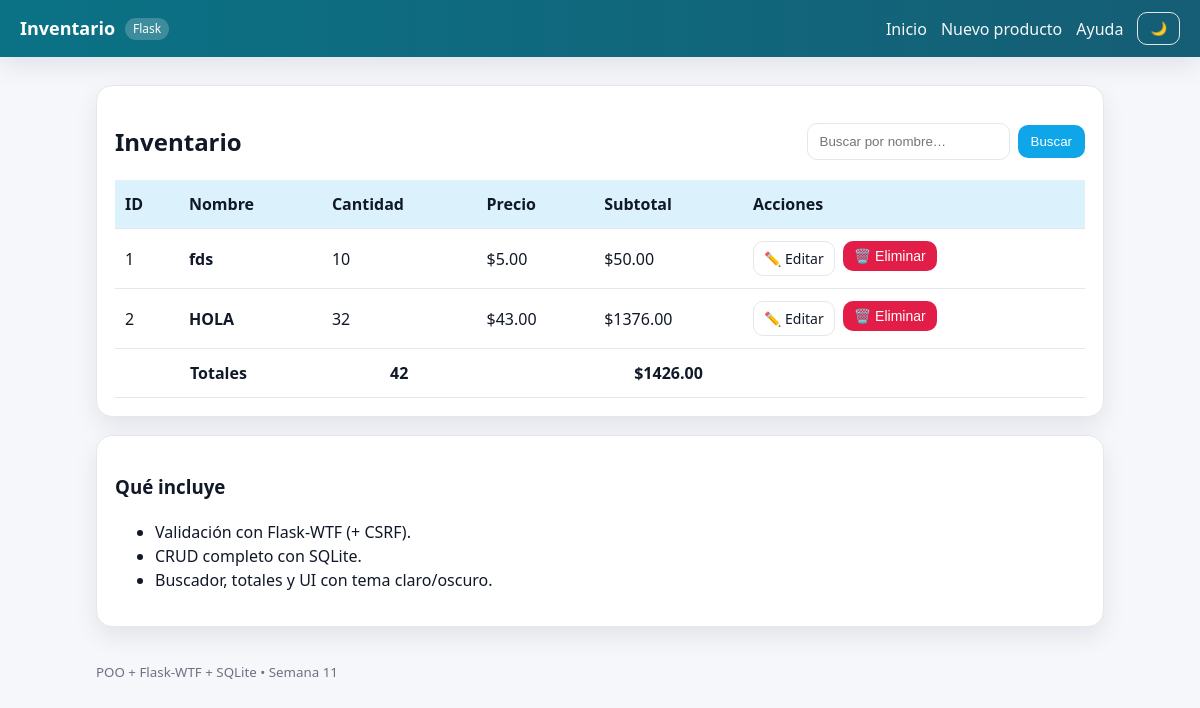
Before: / with the older database file.
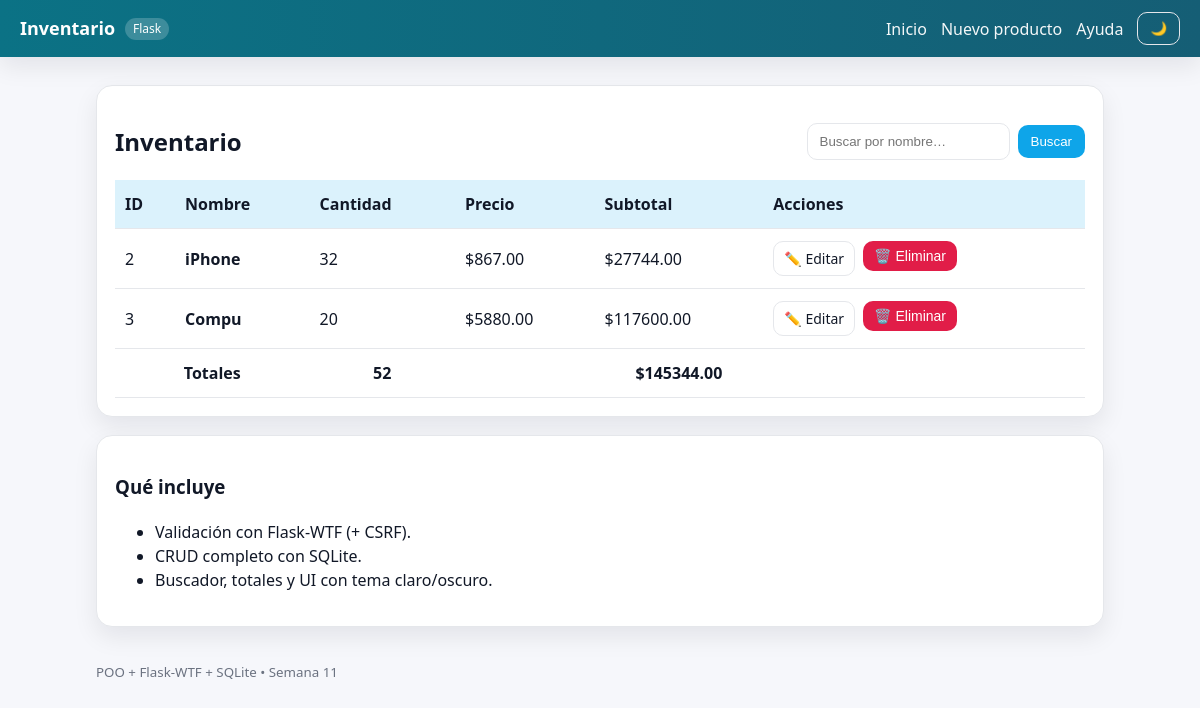
After: the same page with the newer database file.
### tables this page shows
CREATE TABLE productos (
                id INTEGER PRIMARY KEY AUTOINCREMENT,
                nombre TEXT NOT NULL,
                cantidad INTEGER NOT NULL CHECK(cantidad >= 0),
                precio REAL NOT NULL CHECK(precio >= 0)
            );

### app.py (the view)
@app.route("/")
def home():
    with get_conn() as conn:
        filas = conn.execute("SELECT id,nombre,cantidad,precio FROM productos ORDER BY id").fetchall()
    total_items = sum(p["cantidad"] for p in filas)
    total_valor = sum(p["cantidad"] * p["precio"] for p in filas)
    return render_template("index.html",
                           productos=filas, delete_form=DeleteForm(),
                           total_items=total_items, total_valor=total_valor,
                           titulo="Inventario")

### app.py
class DeleteForm(FlaskForm):
    enviar = SubmitField("Eliminar")

### app.py (called while the page is built)
def get_conn():
    conn = sqlite3.connect(DB_PATH)
    conn.row_factory = sqlite3.Row
    return conn

### templates/index.html (shortened to what this page needs)
{% extends "base.html" %}
{% block content %}
<section class="card">
  <div class="card__header">
    <h2>Inventario</h2>
    <form action="{{ url_for('buscar') }}" method="get" class="searchbar">
      <input class="input" type="text" name="q" value="{{ q or '' }}" placeholder="Buscar por nombre…">
      <button class="btn btn-primary" type="submit">Buscar</button>
    </form>
  </div>
  {% if productos and productos|length > 0 %}
  <div class="table-wrapper">
    <table class="table">
      <thead>
        <tr>
          <th>ID</th><th>Nombre</th><th>Cantidad</th><th>Precio</th><th>Subtotal</th><th>Acciones</th>
        </tr>
      </thead>
      <tbody>
        {% for p in productos %}
        <tr>
          <td>{{ p.id }}</td>
          <td class="text-strong">{{ p.nombre }}</td>
          <td>{{ p.cantidad }}</td>
          <td>${{ "%.2f"|format(p.precio) }}</td>
          <td>${{ "%.2f"|format(p.cantidad * p.precio) }}</td>
          <td class="actions">
            <a class="btn btn-small" href="{{ url_for('editar', pid=p.id) }}">✏️ Editar</a>
            <form action="{{ url_for('eliminar', pid=p.id) }}" method="post">
              <button class="btn btn-small btn-danger" type="submit">🗑️ Eliminar</button>
            </form>
          </td>
        </tr>
        {% endfor %}
      </tbody>
      <tfoot>
        <tr>
          <th colspan="2">Totales</th>
          <th>{{ total_items }}</th>
          <th></th>
          <th>${{ "%.2f"|format(total_valor) }}</th>
          <th></th>
        </tr>
      </tfoot>
    </table>
  </div>
  {% else %}
    <div class="empty">
      <p>Tu inventario está vacío.</p>
      <a class="btn btn-primary" href="{{ url_for('nuevo') }}">Agregar primer producto</a>
    </div>
  {% endif %}
</section>
<section id="ayuda" class="card">
  <h3>Qué incluye</h3>
  <ul class="bullets">
    <li>Validación con Flask-WTF (+ CSRF).</li>
    <li>CRUD completo con SQLite.</li>
    <li>Buscador, totales y UI con tema claro/oscuro.</li>
  </ul>
</section>
{% endblock %}

### templates/base.html (shortened to what this page needs)
<!doctype html>
<html lang="es">
<head>
  <link rel="stylesheet" href="{{ url_for('static', filename='styles.css') }}">
</head>
<body>
  <header class="navbar">
    <div class="brand">
      <a class="brand__title" href="{{ url_for('home') }}">Inventario</a>
      <span class="chip">Flask</span>
    </div>
    <nav class="navlinks">
      <a href="{{ url_for('home') }}">Inicio</a>
      <a href="{{ url_for('nuevo') }}">Nuevo producto</a>
      <a href="{{ url_for('home') }}#ayuda">Ayuda</a>
      <button id="themeToggle" class="btn btn-ghost" title="Cambiar tema">🌙</button>
    </nav>
  </header>
  <main class="container">
    {% block content %}{% endblock %}
  </main>
  <footer class="footer">
    <small>POO + Flask-WTF + SQLite • Semana 11</small>
  </footer>
</body>
</html>

### static/styles.css (style rules this page uses)
:root { --bg: #0b0e14; --surface: #111827; --text: #e5e7eb; --muted: #9ca3af; --primary: #22c55e; --primary-contrast: #0a0f0a; --danger: #ef4444; --border: #1f2937; --shadow: 0 10px 24px rgba(0,0,0,.25); }
html[data-theme="light"] { --bg:#f6f7fb; --surface:#ffffff; --text:#111827; --muted:#6b7280; --primary:#0ea5e9; --primary-contrast:#06202b; --danger:#e11d48; --border:#e5e7eb; --shadow: 0 10px 24px rgba(2,6,23,.08); }
* { box-sizing:border-box }
body { margin:0; font: 16px/1.5 system-ui, -apple-system, Segoe UI, Roboto, Arial, sans-serif; background:var(--bg); color:var(--text); }
.navbar { position:sticky; top:0; display:flex; align-items:center; justify-content:space-between; padding:12px 20px; background:linear-gradient(90deg, #0b7285, #155e75); box-shadow:var(--shadow); }
.brand { display:flex; align-items:center; gap:10px; }
.brand__title { color:#fff; text-decoration:none; font-weight:700; font-size:18px; }
.chip { background:rgba(255,255,255,.2); color:#fff; padding:2px 8px; border-radius:999px; font-size:12px }
.navlinks { display:flex; gap:14px; align-items:center }
.navlinks a { color:#fff; text-decoration:none; opacity:.95 }
.container { max-width:1040px; margin:28px auto; padding:0 16px }
.footer { max-width:1040px; margin:32px auto; padding:0 16px; color:var(--muted) }
.card { background:var(--surface); border:1px solid var(--border); border-radius:16px; padding:18px 18px; box-shadow:var(--shadow); margin-bottom:18px; }
.card__header { display:flex; align-items:center; justify-content:space-between; gap:12px }
.input { width:100%; padding:10px 12px; border-radius:10px; background:transparent; color:var(--text); border:1px solid var(--border); outline:none; }
.btn { display:inline-flex; align-items:center; justify-content:center; padding:8px 12px; border-radius:10px; border:1px solid var(--border); color:var(--text); background:transparent; cursor:pointer; text-decoration:none; transition: all .15s ease; }
.btn-primary { background:var(--primary); color:white; border-color:transparent }
.btn-danger { background:var(--danger); color:white; border-color:transparent }
.btn-ghost { background:transparent; color:var(--text) }
.btn-small { padding:6px 10px; font-size:14px }
.table-wrapper { overflow:auto }
.table { width:100%; border-collapse:collapse }
.table th, .table td { padding:12px 10px; border-bottom:1px solid var(--border); vertical-align:middle }
.table thead th { background: color-mix(in oklab, var(--primary), transparent 85%); color:var(--text); text-align:left }
.text-strong { font-weight:600 }
.actions { display:flex; gap:8px }
.actions form { display:inline }
.searchbar { display:flex; gap:8px; align-items:center }
.searchbar .input { max-width:260px }

Changed rows visible on the page:
removed productos: id "1", nombre "fds", cantidad "10", precio "5.00", p.cantidad*p.precio "50.00"
changed productos id 2: nombre "HOLA" → "iPhone"; precio "43.00" → "867.00"; p.cantidad*p.precio "1376.00" → "27744.00"
added productos: id "3", nombre "Compu", cantidad "20", precio "5880.00", p.cantidad*p.precio "117600.00"
Other visible differences:
{{ total_items }}: "42" → "52"
{{ "%.2f"|format(total_valor) }}: "1426.00" → "145344.00"
